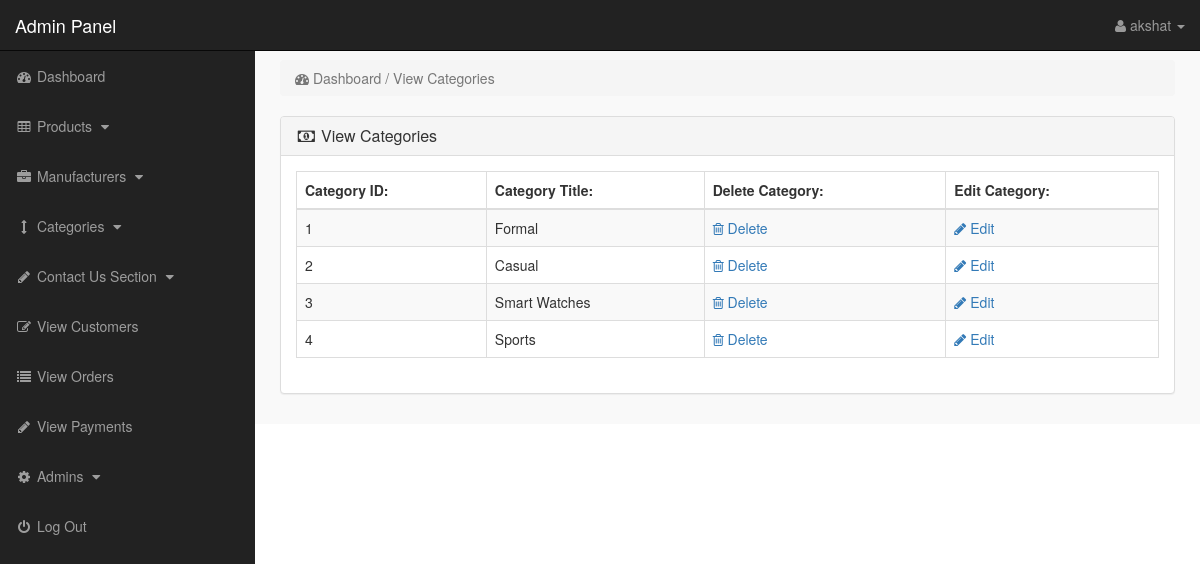
The page /admin/index.php?view_cats (signed in) on the database its author committed.
### tables this page shows
CREATE TABLE `categories` (
  `cat_id` int(10) NOT NULL,
  `cat_title` text NOT NULL,
  `cat_top` text NOT NULL,
  `cat_image` text NOT NULL
);

### admin/view_cats.php (the view)
<?php
if (!isset($_SESSION['admin_email'])) {
    echo "<script>window.open('../login.php','_self')</script>";
} else {
?>
    <div class="row">
        <div class="col-lg-12">
            <ol class="breadcrumb">
                <li class="active">
                    <i class="fa fa-dashboard"></i> Dashboard / View Categories
                </li>
            </ol>
        </div>
    </div>
    <div class="row">
        <div class="col-lg-12">
            <div class="panel panel-default">
                <div class="panel-heading">
                    <h3 class="panel-title">
                        <i class="fa fa-money fa-fw"></i> View Categories
                    </h3>
                </div>
                <div class="panel-body">
                    <div class="table-responsive">
                        <table class="table table-bordered table-hover table-striped">
                            <thead>
                                <tr>
                                    <th>Category ID:</th>
                                    <th>Category Title:</th>
                                    <th>Delete Category:</th>
                                    <th>Edit Category:</th>
                                </tr>
                            </thead>
                            <tbody>
                                <?php
                                $i = 0;
                                $get_cats = "select * from categories";
                                $run_cats = mysqli_query($con, $get_cats);
                                while ($row_cats = mysqli_fetch_array($run_cats)) {
                                    $cat_id = $row_cats['cat_id'];
                                    $cat_title = $row_cats['cat_title'];
                                    $i++;
                                ?>
                                    <tr>
                                        <td><?php echo $i; ?></td>
                                        <td><?php echo $cat_title; ?></td>
                                        <td>
                                            <a href="index.php?delete_cat=<?php echo $cat_id; ?>">
                                                <i class="fa fa-trash-o"></i> Delete
                                            </a>
                                        </td>
                                        <td>
                                            <a href="index.php?edit_cat=<?php echo $cat_id; ?>">
                                                <i class="fa fa-pencil"></i> Edit
                                            </a>
                                        </td>
                                    </tr>
                                <?php } ?>
                            </tbody>
                        </table>
                    </div>
                </div>
            </div>
        </div>
    </div>
<?php } ?>

### admin/includes/sidebar.php (shortened to what this page needs)
<?php
if (!isset($_SESSION['admin_email'])) {
    echo "<script>window.open('login.php','_self')</script>";
} else {
?>
    <nav class="navbar navbar-inverse navbar-fixed-top">
        <div class="navbar-header">
            <a class="navbar-brand" href="index.php?dashboard">Admin Panel</a>
        </div>
        <ul class="nav navbar-right top-nav">
            <li class="dropdown">
                <a href="#" class="dropdown-toggle" data-toggle="dropdown">
                    <i class="fa fa-user"></i>
                    <?php echo $admin_name; ?> <b class="caret"></b>
                </a>
            </li>
        </ul>
        <div class="collapse navbar-collapse navbar-ex1-collapse">
            <ul class="nav navbar-nav side-nav">
                <li>
                    <a href="index.php?dashboard">
                        <i class="fa fa-fw fa-dashboard"></i> Dashboard
                    </a>
                </li>
                <li>
                    <a href="#" data-toggle="collapse" data-target="#products">
                        <i class="fa fa-fw fa-table"></i> Products
                        <i class="fa fa-fw fa-caret-down"></i>
                    </a>
                </li>
                <li>
                    <a href="#" data-toggle="collapse" data-target="#manufacturers">
                        <i class="fa fa-fw fa-briefcase"></i> Manufacturers
                        <i class="fa fa-fw fa-caret-down"></i>
                    </a>
                </li>
                <li>
                    <a href="#" data-toggle="collapse" data-target="#cat">
                        <i class="fa fa-fw fa-arrows-v"></i> Categories
                        <i class="fa fa-fw fa-caret-down"></i>
                    </a>
                </li>
                <li>
                    <a href="#" data-toggle="collapse" data-target="#contact_us">
                        <i class="fa fa-fw fa-pencil"> </i> Contact Us Section
                        <i class="fa fa-fw fa-caret-down"></i>
                    </a>
                </li>
                <li>
                    <a href="index.php?view_customers">
                        <i class="fa fa-fw fa-edit"></i> View Customers
                    </a>
                </li>
                <li>
                    <a href="index.php?view_orders">
                        <i class="fa fa-fw fa-list"></i> View Orders
                    </a>
                </li>
                <li>
                    <a href="index.php?view_payments">
                        <i class="fa fa-fw fa-pencil"></i> View Payments
                    </a>
                </li>
                <li>
                    <a href="#" data-toggle="collapse" data-target="#users">
                        <i class="fa fa-fw fa-gear"></i> Admins
                        <i class="fa fa-fw fa-caret-down"></i>
                    </a>
                </li>
                <li>
                    <a href="logout.php">
                        <i class="fa fa-fw fa-power-off"></i> Log Out
                    </a>
                </li>
            </ul>
        </div>
    </nav>
<?php } ?>

### admin/css/style.css (style rules this page uses)
body { margin-top:100px; }
@media (min-width: 768px) { body { margin-top:50px; } }
.top-nav { padding:0 15px; }
.top-nav>li { display:inline-block; float:left; }
.top-nav>li>a { padding-top:15px; padding-bottom:15px; line-height:20px; color:#999; }
@media (min-width: 768px) { .side-nav { position:fixed; top:51px; width:255px; border-radius:0; overflow-y:auto; background-color: #222; bottom:0; overflow-x:hidden; padding-bottom:40px; } }
@media (min-width: 768px) { .side-nav>li>a { width:255px; } }
.panel-body { border-radius:5px; }

### rows shown on the page
categories: cat_title "Formal"
categories: cat_title "Casual"
categories: cat_title "Smart Watches"
categories: cat_title "Sports"

### other values the page prints
$admin_name "akshat"
